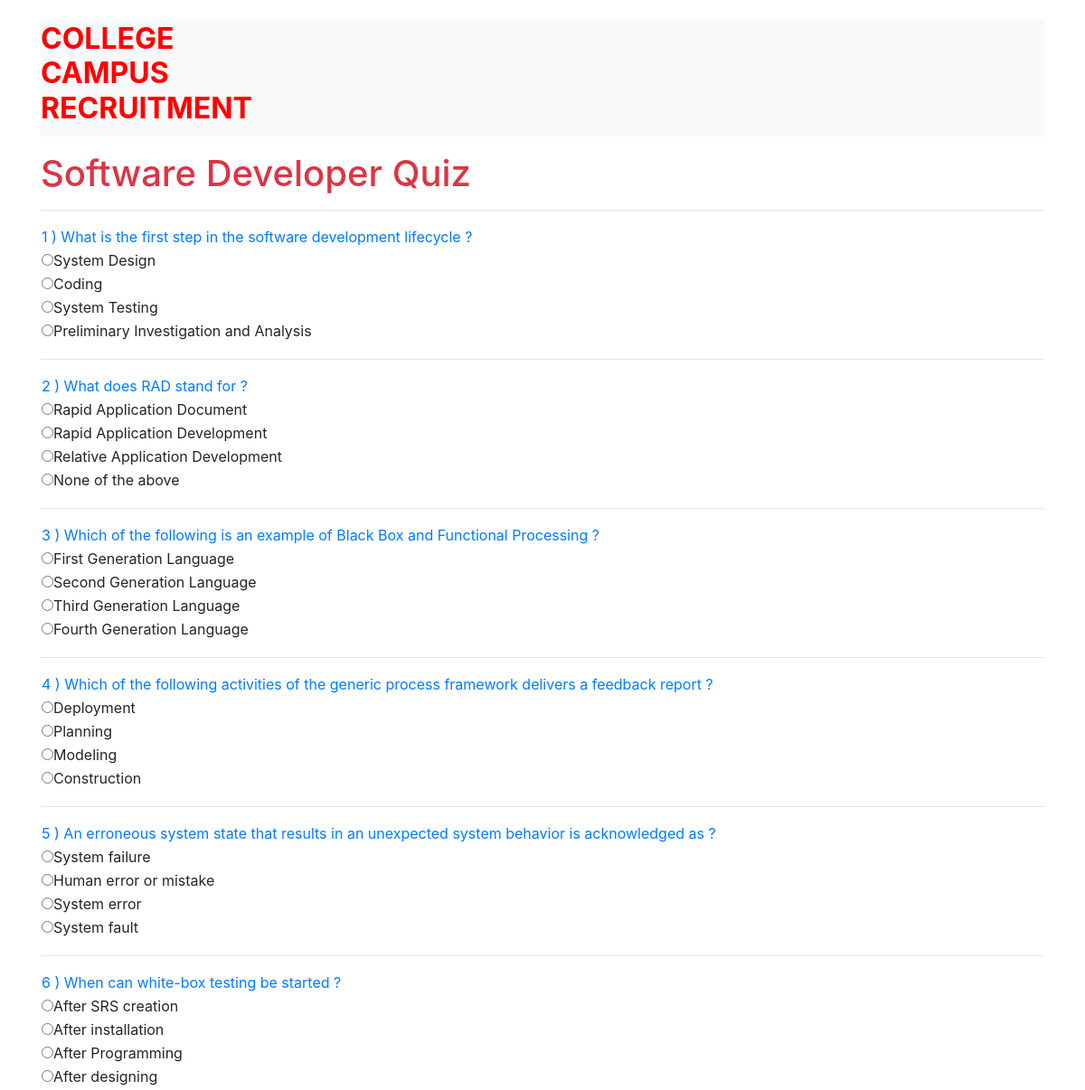
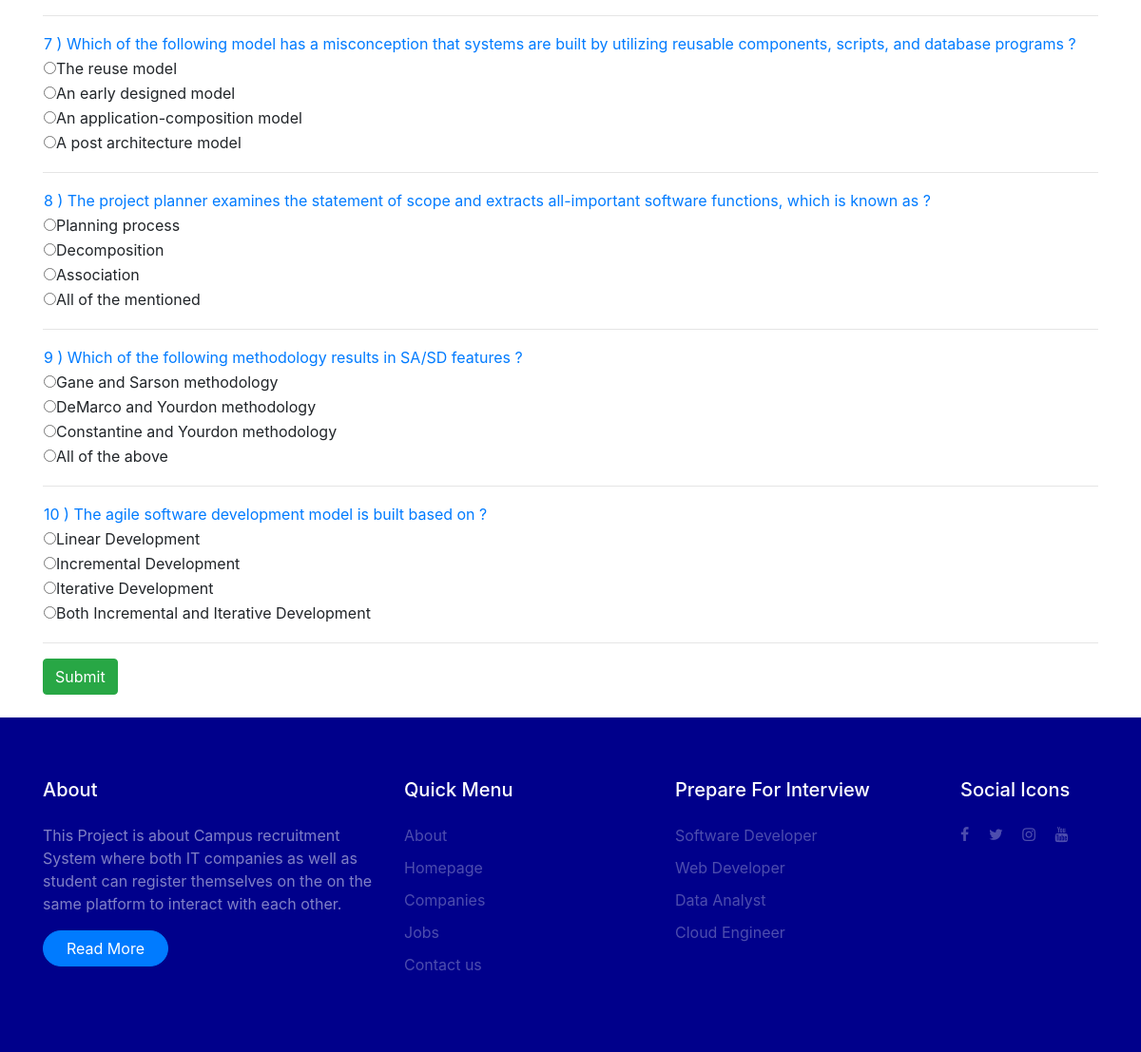
The app's page /quiz/ with its own data (2 pictures, top to bottom).
### campus/models.py (models this page shows)
class Exam(models.Model):
    Question = models.CharField(max_length=100)
    Option1 = models.CharField(max_length=100)
    Option2 = models.CharField(max_length=100)
    Option3 = models.CharField(max_length=100)
    Option4 = models.CharField(max_length=100)
    Corrans = models.CharField(max_length=100)

### campus/views.py (the view)
# urls.py: path('quiz/', views.quiz, name='quiz'),
def quiz(request):
    exam = Exam.objects.all()
    return render(request, 'campus/sofdevMCQ.html', {'exam': exam})

### campus/templates/campus/sofdevMCQ.html (shortened to what this page needs)
<!Doctype html>
{% extends "campus/base.html" %}
{%block body_block%}
 <html>
<head>
    <link rel="stylesheet" href="https://maxcdn.bootstrapcdn.com/bootstrap/4.5.0/css/bootstrap.min.css">
</head>
<body>
<div class="container">
    <br><br><br>
    <h1 class= text-danger mt-3>Software Developer Quiz</h1>
    <hr>
    <div>
        {% for i in  exam %}
        <table>
            <tr>
                <td class="text-primary">{{i.id}} ) {{i.Question}} ?</td>
            </tr>
            <tr>
                <td><input type = "radio" class="rb" name = {{i.id}} id="Option1" value="{{i.Option1}}">{{i.Option1}}</td>
            </tr>
            <tr>
                <td><input type = "radio" class="rb" name = {{i.id}} id="Option2" value="{{i.Option2}}">{{i.Option2}}</td>
            </tr>
            <tr>
                <td><input type = "radio" class="rb" name = {{i.id}} id="Option3" value="{{i.Option3}}">{{i.Option3}}</td>
            </tr>
            <tr>
                <td><input type = "radio" class="rb" name = {{i.id}} id="Option4" value="{{i.Option4}}">{{i.Option4}}</td>
            </tr>
            <tr>
                <td><label id="corans" class= "rb" style="display:none ; color : green"><b>{{i.Corrans}}</b></label></td>
            </tr>
        </table>
<hr>
        {% endfor %}
        <input type="submit" class="btn btn-success" value="Submit" id="b1" onclick="getanswers()">
        <br><br>
        </div>
</div>
</body>
</html>
{% endblock %}

### campus/templates/campus/base.html (shortened to what this page needs)
<!DOCTYPE html>
{% load static %}
<html lang="en">
  <head>
    <link rel="stylesheet" href="{% static 'campus/fonts/icomoon/style.css' %}">
    <link rel="stylesheet" href="{% static 'campus/css/bootstrap.min.css' %}">
    <link rel="stylesheet" href="{% static 'campus/css/magnific-popup.css' %}">
    <link rel="stylesheet" href="{% static 'campus/css/jquery-ui.css' %}">
    <link rel="stylesheet" href="{% static 'campus/css/owl.carousel.min.css' %}">
    <link rel="stylesheet" href="{% static 'campus/css/owl.theme.default.min.css' %}">
    <link rel="stylesheet" href="{% static 'campus/css/animate.css' %}">
    <link rel="stylesheet" href="https://cdn.jsdelivr.net/npm/mediaelement@4.2.7/build/mediaelementplayer.min.css" >
    <link rel="stylesheet" href="{% static "campus/fonts/flaticon/font/flaticon.css" %} >
    <link rel="stylesheet" href="{% static "campus/css/aos.css" %}">
    <link rel="stylesheet" href="{% static "campus/css/style.css" %}">
  </head>
  <body>
  <div class="site-wrap">
    <div class="site-navbar-wrap js-site-navbar bg-white">
      <div class="container">
        <div class="site-navbar bg-light">
          <div class="py-1">
            <div class="row align-items-center">
              <div class="col-2">
                <h2 class="brand"><a href="http://127.0.0.1:8000"><strong style="color: red">COLLEGE CAMPUS RECRUITMENT</strong> </a></h2>
              </div>
              <div class="col-10">
                <nav class="site-navigation text-right" role="navigation">
                  <div class="container">
                    <ul class="site-menu js-clone-nav d-none d-lg-block">
                      <li><a href="#"></a></li>
                    </ul>
                  </div>
                </nav>
              </div>
            </div>
          </div>
        </div>
      </div>
    </div>
    <br></br><br></br>
    {%block body_block%}
    {% endblock %}
    <footer class="site-footer" style="background-color: darkblue;">
      <div class="container">
        <div class="row">
          <div class="col-md-4">
            <h3 class="footer-heading mb-4 text-white">About</h3>
            <p>This Project is about Campus recruitment System where both IT companies as well as student can register themselves on the on the same platform to interact with each other.</p>
            <p><a href="#" class="btn btn-primary pill text-white px-4">Read More</a></p>
          </div>
          <div class="col-md-6">
            <div class="row">
              <div class="col-md-6">
                <h3 class="footer-heading mb-4 text-white">Quick Menu</h3>
                  <ul class="list-unstyled">
                    <li><a href="#">About</a></li>
                    <li><a href="http://127.0.0.1:8000/">Homepage</a></li>
                    <li><a href="#">Companies</a></li>
                    <li><a href="#">Jobs</a></li>
                    <li><a href="#">Contact us</a></li>
                  </ul>
              </div>
              <div class="col-md-6">
                <h3 class="footer-heading mb-4 text-white">Prepare For Interview</h3>
                  <ul class="list-unstyled">
                    <li><a href="http://127.0.0.1:8000/quiz">Software Developer</a></li>
                    <li><a href="http://127.0.0.1:8000/quiz1">Web Developer</a></li>
                    <li><a href="http://127.0.0.1:8000/quiz2">Data Analyst</a></li>
                    <li><a href="http://127.0.0.1:8000/quiz3">Cloud Engineer</a></li>
                  </ul>
              </div>
            </div>
          </div>
          <div class="col-md-2">
            <div class="col-md-12"><h3 class="footer-heading mb-4 text-white">Social Icons</h3></div>
              <div class="col-md-12">
                <p>
                  <a href="https://www.facebook.com/" class="pb-2 pr-2 pl-0"><span class="icon-facebook"></span></a>
                  <a href="https://twitter.com/home" class="p-2"><span class="icon-twitter"></span></a>
                  <a href="https://www.instagram.com/bhaveshfrvr/" class="p-2"><span class="icon-instagram"></span></a>
                  <a href="https://www.youtube.com/" class="p-2"><span class="icon-youtube"></span></a>
                </p>
              </div>
          </div>
        </div>
      </div>
    </footer>
  </body>
</html>

### campus/static/campus/css/style.css (style rules this page uses)
body { line-height: 1.7; color: rgba(0, 0, 0, 0.5); font-weight: 400; font-size: 1rem; font-family: "Roboto Mono", SFMono-Regular, Menlo, Monaco, Consolas, "Liberation Mono", "Courier New", monospace; font-family: "Work Sans", -apple-system, BlinkMacSystemFont, "Segoe UI", Roboto, "Helvetica Neue", Arial, sans-serif, "Apple Color Emoji", "Segoe UI Emoji", "Segoe UI Symbol", "Noto Color Emoji"; }
h1, h2, h3, h4, h5, .h1, .h2, .h3, .h4, .h5 { color: #000; }
a { -webkit-transition: .3s all ease; -o-transition: .3s all ease; transition: .3s all ease; }
.site-wrap:before { -webkit-transition: .3s all ease-in-out; -o-transition: .3s all ease-in-out; transition: .3s all ease-in-out; background: rgba(0, 0, 0, 0.6); content: ""; position: absolute; z-index: 2000; top: 0; left: 0; right: 0; bottom: 0; opacity: 0; visibility: hidden; }
.btn { position: relative; top: 0; }
.btn.pill { border-radius: 30px !important; }
.site-footer { padding: 4em 0; background: #0d0d0d; color: rgba(255, 255, 255, 0.5); }
.site-footer .footer-heading { font-size: 20px; }
.site-footer a { color: rgba(255, 255, 255, 0.3); }
.site-footer ul li { margin-bottom: 10px; }
.site-navbar-wrap { background: #fff !important; position: fixed; z-index: 99; width: 100%; padding: 20px 0; margin-bottom: 113px; left: 0; -webkit-transition: .3s all ease; -o-transition: .3s all ease; transition: .3s all ease; }
.site-navbar-top, .site-navbar { border-bottom: 1px solid rgba(0, 0, 0, 0.1); }
.site-navbar { margin-bottom: 0px; width: 100%; border-bottom: none; background: #fff !important; }
.site-navbar .site-navigation .site-menu { margin-bottom: 0; }
.site-navbar .site-navigation .site-menu a { text-decoration: none !important; font-size: 15px; display: inline-block; }
.site-navbar .site-navigation .site-menu > li { display: inline-block; padding: 10px 5px; }
.site-navbar .site-navigation .site-menu > li > a { padding: 10px 10px; text-transform: uppercase; letter-spacing: .05em; color: rgba(0, 0, 0, 0.6); font-size: 15px; text-decoration: none !important; }
.site-navbar .site-navigation .site-menu > li:last-child { padding-right: 0; }
.site-navbar .site-navigation .site-menu > li:last-child > a { padding-right: 0; }

### records on screen
Exam: id "1", Question "What is the first step in the software development lifecycle", Option1 "System Design", Option2 "Coding", Option3 "System Testing", Option4 "Preliminary Investigation and Analysis"
Exam: id "2", Question "What does RAD stand for", Option1 "Rapid Application Document", Option2 "Rapid Application Development", Option3 "Relative Application Development", Option4 "None of the above"
Exam: id "3", Question "Which of the following is an example of Black Box and Functional Processing", Option1 "First Generation Language", Option2 "Second Generation Language", Option3 "Third Generation Language", Option4 "Fourth Generation Language"
Exam: id "4", Question "Which of the following activities of the generic process framework delivers a feedback report", Option1 "Deployment", Option2 "Planning", Option3 "Modeling", Option4 "Construction"
Exam: id "5", Question "An erroneous system state that results in an unexpected system behavior is acknowledged as", Option1 "System failure", Option2 "Human error or mistake", Option3 "System error", Option4 "System fault"
Exam: id "6", Question "When can white-box testing be started", Option1 "After SRS creation", Option2 "After installation", Option3 "After Programming", Option4 "After designing"
Exam: id "7", Question "Which of the following model has a misconception that systems are built by utilizing reusable components, scripts, and database programs", Option1 "The reuse model", Option2 "An early designed model", Option3 "An application-composition model", Option4 "A post architecture model"
Exam: id "8", Question "The project planner examines the statement of scope and extracts all-important software functions, which is known as", Option1 "Planning process", Option2 "Decomposition", Option3 "Association", Option4 "All of the mentioned"
Exam: id "9", Question "Which of the following methodology results in SA/SD features", Option1 "Gane and Sarson methodology", Option2 "DeMarco and Yourdon methodology", Option3 "Constantine and Yourdon methodology", Option4 "All of the above"
Exam: id "10", Question "The agile software development model is built based on", Option1 "Linear Development", Option2 "Incremental Development", Option3 "Iterative Development", Option4 "Both Incremental and Iterative Development"
